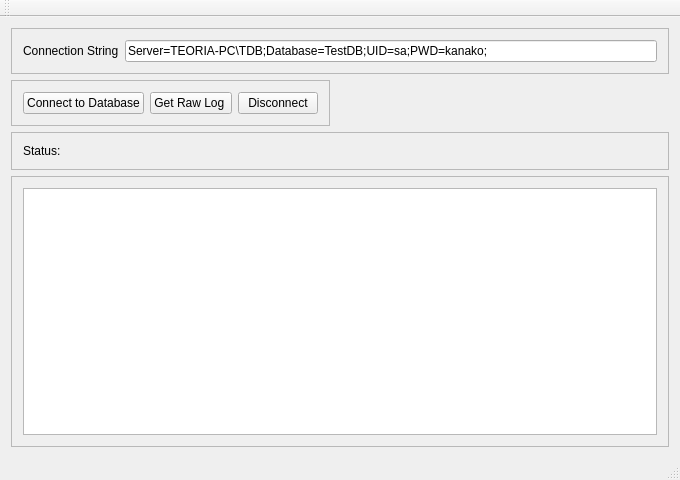
<?xml version="1.0" encoding="UTF-8"?>
<ui version="4.0">
 <class>MainWindow</class>
 <widget class="QMainWindow" name="MainWindow">
  <property name="geometry">
   <rect>
    <x>0</x>
    <y>0</y>
    <width>680</width>
    <height>480</height>
   </rect>
  </property>
  <property name="sizePolicy">
   <sizepolicy hsizetype="Minimum" vsizetype="Minimum">
    <horstretch>0</horstretch>
    <verstretch>0</verstretch>
   </sizepolicy>
  </property>
  <property name="minimumSize">
   <size>
    <width>640</width>
    <height>480</height>
   </size>
  </property>
  <property name="windowTitle">
   <string>MainWindow</string>
  </property>
  <widget class="QWidget" name="centralWidget">
   <layout class="QVBoxLayout" name="verticalLayout_3">
    <item>
     <widget class="QFrame" name="frameConnectionString">
      <property name="frameShape">
       <enum>QFrame::StyledPanel</enum>
      </property>
      <property name="frameShadow">
       <enum>QFrame::Raised</enum>
      </property>
      <layout class="QHBoxLayout" name="horizontalLayout">
       <item>
        <widget class="QLabel" name="lbConectionString">
         <property name="toolTip">
          <string/>
         </property>
         <property name="text">
          <string>Connection String</string>
         </property>
        </widget>
       </item>
       <item>
        <widget class="QLineEdit" name="leConnectionString">
         <property name="text">
          <string>Server=TEORIA-PC\TDB;Database=TestDB;UID=sa;PWD=kanako;</string>
         </property>
        </widget>
       </item>
      </layout>
     </widget>
    </item>
    <item alignment="Qt::AlignLeft">
     <widget class="QFrame" name="frameButtons">
      <property name="frameShape">
       <enum>QFrame::StyledPanel</enum>
      </property>
      <property name="frameShadow">
       <enum>QFrame::Raised</enum>
      </property>
      <layout class="QHBoxLayout" name="horizontalLayout_2">
       <item>
        <widget class="QPushButton" name="pb_connect">
         <property name="sizePolicy">
          <sizepolicy hsizetype="Fixed" vsizetype="Fixed">
           <horstretch>0</horstretch>
           <verstretch>0</verstretch>
          </sizepolicy>
         </property>
         <property name="text">
          <string>Connect to Database</string>
         </property>
        </widget>
       </item>
       <item>
        <widget class="QPushButton" name="pbRawLog">
         <property name="sizePolicy">
          <sizepolicy hsizetype="Fixed" vsizetype="Fixed">
           <horstretch>0</horstretch>
           <verstretch>0</verstretch>
          </sizepolicy>
         </property>
         <property name="text">
          <string>Get Raw Log </string>
         </property>
        </widget>
       </item>
       <item>
        <widget class="QPushButton" name="pbDisconnect">
         <property name="text">
          <string>Disconnect</string>
         </property>
        </widget>
       </item>
      </layout>
     </widget>
    </item>
    <item>
     <widget class="QFrame" name="frameStatus">
      <property name="frameShape">
       <enum>QFrame::StyledPanel</enum>
      </property>
      <property name="frameShadow">
       <enum>QFrame::Raised</enum>
      </property>
      <layout class="QVBoxLayout" name="verticalLayout">
       <item>
        <widget class="QLabel" name="lbStatus">
         <property name="text">
          <string>Status:</string>
         </property>
         <property name="wordWrap">
          <bool>true</bool>
         </property>
         <property name="textInteractionFlags">
          <set>Qt::LinksAccessibleByMouse|Qt::TextSelectableByKeyboard|Qt::TextSelectableByMouse</set>
         </property>
        </widget>
       </item>
      </layout>
     </widget>
    </item>
    <item>
     <widget class="QFrame" name="frameConsole">
      <property name="frameShape">
       <enum>QFrame::StyledPanel</enum>
      </property>
      <property name="frameShadow">
       <enum>QFrame::Raised</enum>
      </property>
      <layout class="QGridLayout" name="gridLayout">
       <item row="0" column="0">
        <widget class="QTextBrowser" name="tbConsole"/>
       </item>
      </layout>
     </widget>
    </item>
   </layout>
  </widget>
  <widget class="QMenuBar" name="menuBar">
   <property name="geometry">
    <rect>
     <x>0</x>
     <y>0</y>
     <width>680</width>
     <height>26</height>
    </rect>
   </property>
  </widget>
  <widget class="QToolBar" name="mainToolBar">
   <attribute name="toolBarArea">
    <enum>TopToolBarArea</enum>
   </attribute>
   <attribute name="toolBarBreak">
    <bool>false</bool>
   </attribute>
  </widget>
  <widget class="QStatusBar" name="statusBar"/>
 </widget>
 <layoutdefault spacing="6" margin="11"/>
 <resources/>
 <connections/>
</ui>
